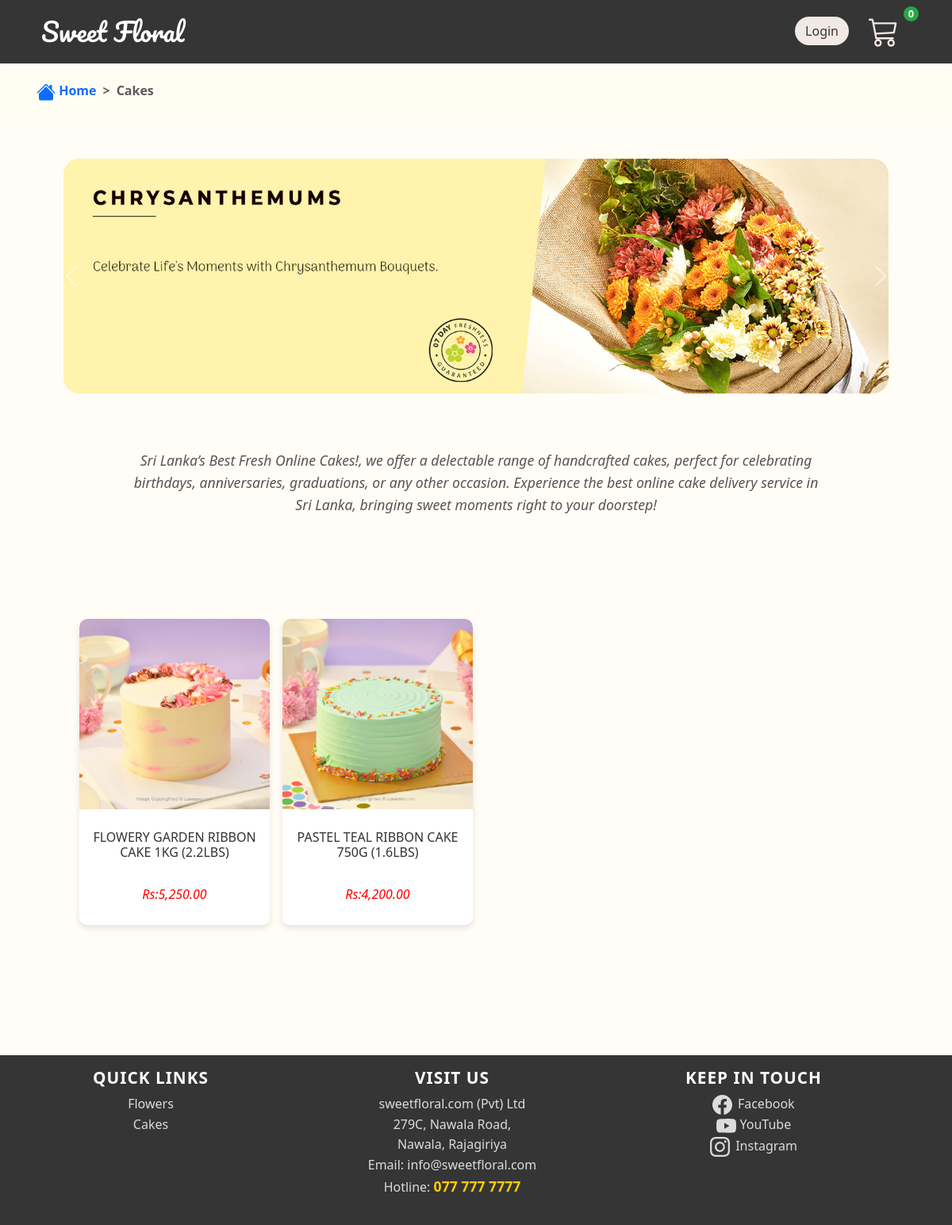
Screenshot of /cakes.php with the database file from the repository.
### tables this page shows
CREATE TABLE `product` (
  `product_code` varchar(30) NOT NULL,
  `product_name` varchar(50) NOT NULL,
  `product_description` text NOT NULL,
  `product_image` varchar(200) NOT NULL,
  `product_category` varchar(50) NOT NULL,
  `product_stock` int(11) NOT NULL,
  `product_price` decimal(10,0) NOT NULL
);

### cakes.php (the view, shortened to what this page needs)
<?php
include 'conn.php';
$query = "SELECT * FROM product WHERE product_category='cakes'";
$result = $conn->query($query);
?>
<!DOCTYPE html>
<html lang="en">
<head>
    <link href="https://cdn.jsdelivr.net/npm/bootstrap@5.3.3/dist/css/bootstrap.min.css" rel="stylesheet">
    <link rel="stylesheet" href="cakes.css">
</head>
<body>
    <?php include 'navbar.php'; ?>
    <div style="padding-top: 2vh;"></div>
    <nav style="--bs-breadcrumb-divider: '>';" aria-label="breadcrumb">
        <ol class="breadcrumb p-3 rounded" style="background-color: #fffcf2; font-weight: bold;">
            <li class="breadcrumb-item" style="padding: 0 0 0 2.5vw;">
                <a href="index.php" class="text-decoration-none text-primary">
                    Home
                </a>
            </li>
            <li class="breadcrumb-item active" aria-current="page">
                Cakes
            </li>
        </ol>
    </nav>
    <div id="carouselExampleAutoplaying" class="carousel slide" data-bs-ride="carousel">
        <div class="carousel-inner">
            <div class="carousel-item active">
            <img src="images\cakes\banner\banner1.jpg" class="d-block w-100" alt="...">
            </div>
        </div>
        <button class="carousel-control-prev" type="button" data-bs-target="#carouselExampleAutoplaying" data-bs-slide="prev">
            <span class="carousel-control-prev-icon" aria-hidden="true"></span>
        </button>
        <button class="carousel-control-next" type="button" data-bs-target="#carouselExampleAutoplaying" data-bs-slide="next">
            <span class="carousel-control-next-icon" aria-hidden="true"></span>
        </button>
    </div>
    <p>
    Sri Lanka’s Best Fresh Online Cakes!, we offer a delectable range of handcrafted cakes, perfect for celebrating birthdays, anniversaries, graduations, or any other occasion. Experience the best online cake delivery service in Sri Lanka, bringing sweet moments right to your doorstep!</p>
    <div class="container-fluid">
        <div class="row">
            <?php while ($row = $result->fetch_assoc()): ?>
                <div class="col-md-4 col-lg-3 mb-4">
                    <a href="viewproduct.php?product_code=<?php echo $row['product_code']; ?>" class="text-decoration-none text-dark">
                        <div class="card h-100">
                            <img src="<?php echo $row['product_image']; ?>" class="card-img-top" alt="<?php echo $row['product_name']; ?>">
                            <div class="card-body">
                                <h5 class="card-title"><?php echo $row['product_name']; ?></h5>
                                <p class="card-text">Rs:<?php echo number_format($row['product_price'], 2); ?></p>
                            </div>
                        </div>
                    </a>
                </div>
            <?php endwhile; ?>
        </div>
    </div>
</body>
</html>

### cakes.css (style rules this page uses)
body { line-height: 1.6; background-color: #fffdf6; margin: 0; padding: 0; }
p { color: #555; font-size: 1.1rem; text-align: center; margin-bottom: 20px; font-style: normal; }
.carousel-inner img { max-height: 500px; object-fit: contain; border-radius: 20px; }
.carousel-item { width: 100%; border-radius: 80px; padding: 40px 80px 40px 80px; }
.container-fluid { padding: 100px; }
.card { border: none; border-radius: 10px; box-shadow: 0 4px 8px rgba(0, 0, 0, 0.1); transition: transform 0.3s ease, box-shadow 0.3s ease; overflow: hidden; margin: 0; height: 20vw; width: 20vw; }
.card img { border-top-left-radius: 10px; border-top-right-radius: 10px; max-height: 250px; object-fit: cover; }
.card-title { font-size: 1rem; text-align: center; color: #333; margin: 10px 0; }
.card-text { color: #FF0000; font-size: 1rem; }
footer { background-color: #333; color: #fff; padding: 20px 0; text-align: center; margin-top: 40px; }
footer a { color: #ff6b81; text-decoration: none; }
p { text-align: center; margin: 20px ; padding: 10px; width: 75%; margin-left: auto; margin-right: auto; font-style: italic; }

### navbar.css (style rules this page uses)
button { font-weight: bold; }
body { padding-top: 70px; max-width: 100%; overflow-x: hidden; }

### footer.css (style rules this page uses)
.footer { background-color: #353535; color: #dcdcdc; padding: 2vh 0 4.3vh 0; width: 100vw; }
.footer .container { margin: 0vh 0; }
.footer h5 { color: #ffffff; font-size: 1.3rem; font-weight: bold; text-transform: uppercase; letter-spacing: 1px; }
.footer a { color: #dcdcdc; font-size: 1rem; text-decoration: none; transition: color 0.3s, transform 0.3s; }
.footer .row { display: flex; height: fit-content; }
.footer .col-md-4 { display: flex; align-items: center; flex-direction: column; }
.footer .hotline { font-size: 1.1rem; font-weight: bold; color: #ffcc00; }

### rows the page displays
product: shows a picture, product_name "FLOWERY GARDEN RIBBON CAKE 1KG (2.2LBS)", product_price "5,250.00"
product: shows a picture, product_name "PASTEL TEAL RIBBON CAKE 750G (1.6LBS)", product_price "4,200.00"
